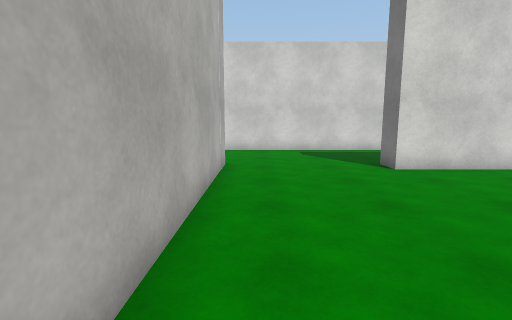
View 1 (above)

13 first-person views from a walk through a Unity game level. The camera is 1.4 m above the floor, tilts 8° down and sees 85° across. The floor is counted in squares, 1 m on a side. Each view is taken from the middle of a square. On the plan, view 1 faces up. The plan holds only what a view shows up to about 14 squares ahead; the rest is blank. The place goes on beyond the plan. The player is left out. Surface patterns are stand-ins for the level's own textures.

View 2
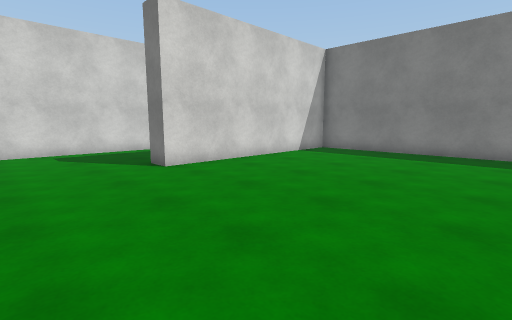

View 3
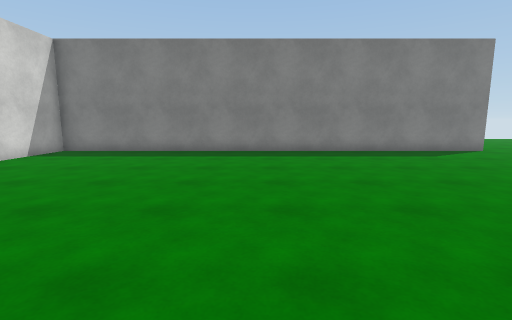

View 4
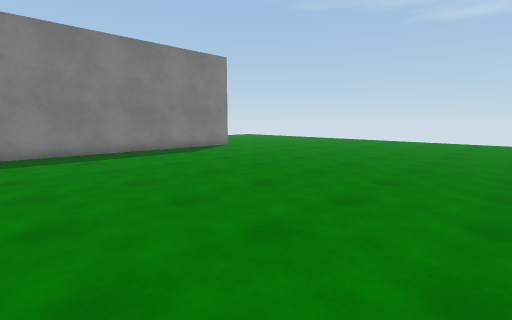

View 5
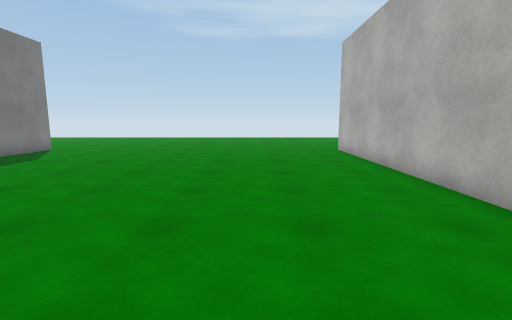

View 6
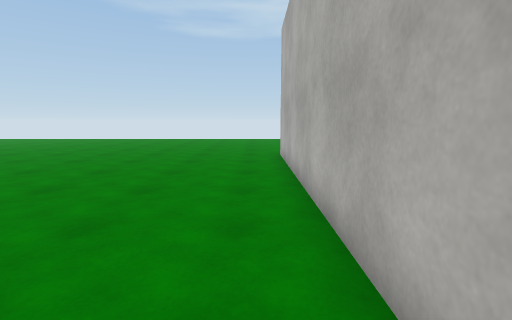

View 7
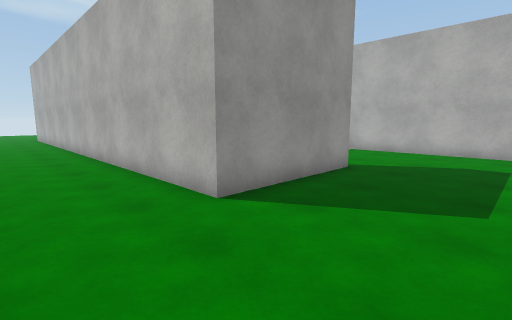

View 8
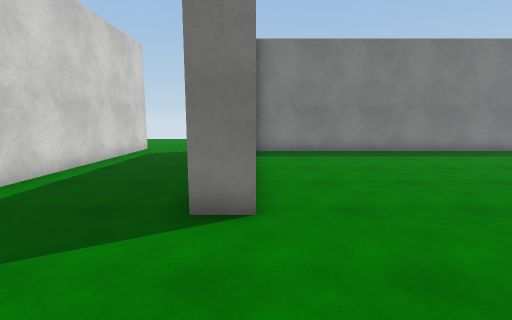

View 9
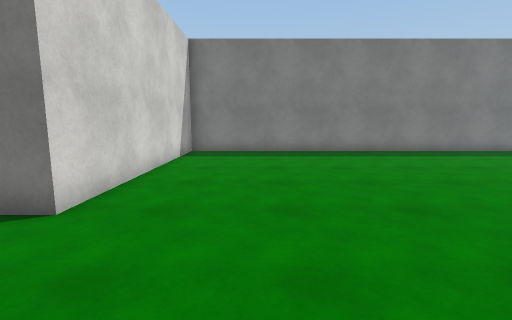

View 10
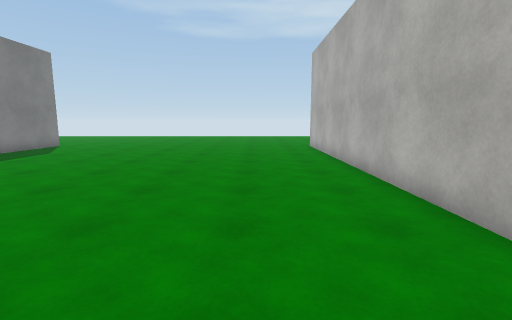

View 11
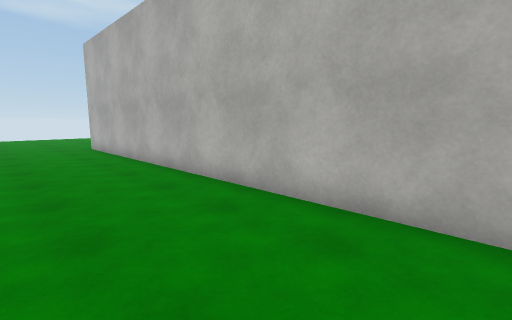

View 12
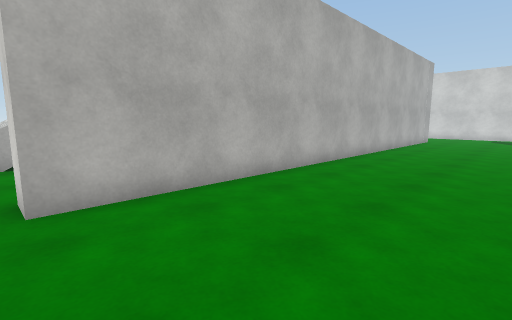

View 13
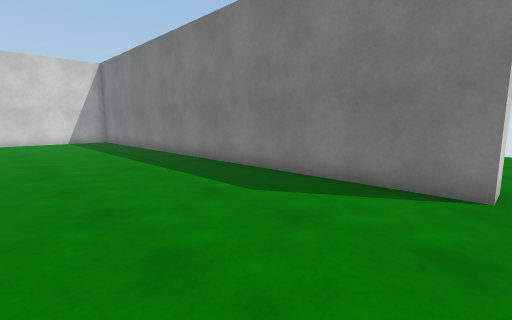

### Floor plan
Points are (right, up) in squares from view 1. A wall is a line through its corners. A room is listed if a view was taken in it or the views show most of it. See-through windows are left out.
Room 1 (views 1, 2, 3, 4, 5, 6, 9, 10, 11, 12, 13)
walls: (14, -11.6) (13, -11.6) (13, 8) (4, 8); (-1, 6.5) (-1, -11.6) (-2.1, -11.6)
ways out: opening at (-1.5, -12) to room 2; opening at (1.5, 6.2) to room 2; opening at (13.5, -12) to room 2
Room 2 (views 7, 8)
walls: (-6.1, 9) (-1, 9) (-1, 6.5); (4, 8) (4, 9); (-11.2, 12.5) (-11.2, 6.4); (14.1, 13.5) (-1.5, 13.5)
ways out: opening at (-1.5, -12) to room 1; opening at (1.5, 6.2) to room 1; opening at (13.5, -12) to room 1

Where each view was taken, in squares from view 1:
view 1: 0 up, 0 right, facing up
view 2: 0 up, 0 right, facing up-right
view 3: 1 down, 0 right, facing right
view 4: 1 down, 0 right, facing down-right
view 5: 2 up, 3 right, facing down
view 6: 0 up, 0 right, facing down
view 7: 13 up, 2 right, facing down-left
view 8: 8 up, 0 right, facing right
view 9: 5 up, 0 right, facing right
view 10: 4 up, 2 right, facing down
view 11: 4 up, 3 right, facing down-left
view 12: 12 down, 4 right, facing up-left
view 13: 12 down, 7 right, facing up-right
